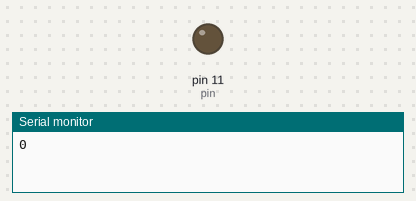
A sketch run on a simulated Arduino Uno, built with avr-gcc and run on an emulated ATmega328P. Shown: output pins drawn as LEDs (lit = HIGH), the last lines printed to the serial monitor.

Above: at 0.1 s.
At 9.9 s:
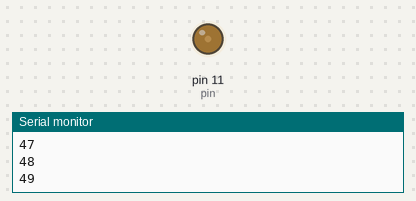
At 19.91 s:
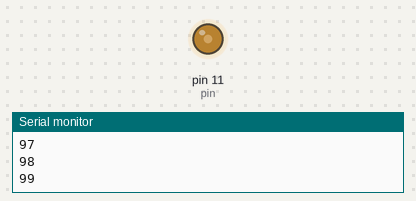
At 39.73 s:
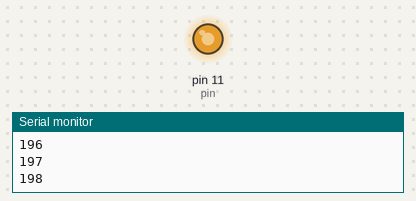
Timing chart, 0 to 40.0 s (numbered marks = the images above):
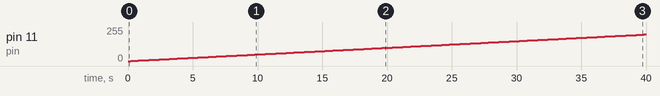

The sketch:

Parpadeo.ino
```cpp
const int pin = 11; // Analog output pin
byte valor = 0;        // valor del PWM

void setup() {
  Serial.begin(9600);
}

void loop() {
  analogWrite(pin, valor);
  Serial.println(valor);
  delay(200);
  valor++;
}
```

Measured:
- by itself, pin 11 (pin): moves from 0/255 to 199/255 over 39.6 s
